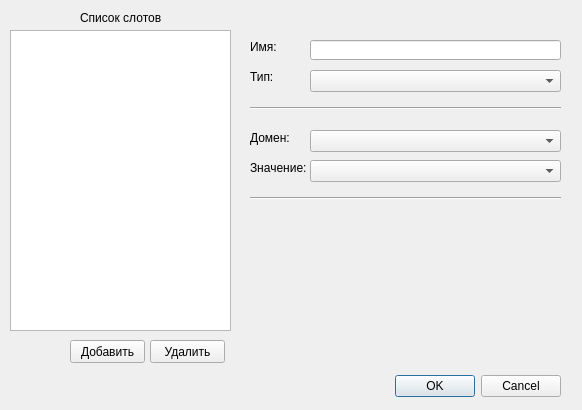
<?xml version="1.0" encoding="UTF-8"?>
<ui version="4.0">
 <class>SlotEditorWnd</class>
 <widget class="QDialog" name="SlotEditorWnd">
  <property name="geometry">
   <rect>
    <x>0</x>
    <y>0</y>
    <width>582</width>
    <height>410</height>
   </rect>
  </property>
  <property name="windowTitle">
   <string>Dialog</string>
  </property>
  <widget class="QDialogButtonBox" name="buttonBox">
   <property name="geometry">
    <rect>
     <x>10</x>
     <y>370</y>
     <width>551</width>
     <height>32</height>
    </rect>
   </property>
   <property name="orientation">
    <enum>Qt::Horizontal</enum>
   </property>
   <property name="standardButtons">
    <set>QDialogButtonBox::Cancel|QDialogButtonBox::Ok</set>
   </property>
  </widget>
  <widget class="QListView" name="lstSlots">
   <property name="geometry">
    <rect>
     <x>10</x>
     <y>30</y>
     <width>221</width>
     <height>301</height>
    </rect>
   </property>
  </widget>
  <widget class="QLabel" name="lblSlotsList">
   <property name="geometry">
    <rect>
     <x>80</x>
     <y>10</y>
     <width>81</width>
     <height>16</height>
    </rect>
   </property>
   <property name="text">
    <string>Список слотов</string>
   </property>
  </widget>
  <widget class="QLabel" name="lblSlotName">
   <property name="geometry">
    <rect>
     <x>250</x>
     <y>40</y>
     <width>46</width>
     <height>13</height>
    </rect>
   </property>
   <property name="text">
    <string>Имя:</string>
   </property>
  </widget>
  <widget class="QComboBox" name="cmbSlotType">
   <property name="geometry">
    <rect>
     <x>310</x>
     <y>70</y>
     <width>251</width>
     <height>22</height>
    </rect>
   </property>
  </widget>
  <widget class="QLabel" name="lblSlotType">
   <property name="geometry">
    <rect>
     <x>250</x>
     <y>70</y>
     <width>46</width>
     <height>13</height>
    </rect>
   </property>
   <property name="text">
    <string>Тип:</string>
   </property>
  </widget>
  <widget class="QLabel" name="lblSlotDomain">
   <property name="geometry">
    <rect>
     <x>250</x>
     <y>130</y>
     <width>46</width>
     <height>16</height>
    </rect>
   </property>
   <property name="text">
    <string>Домен:</string>
   </property>
  </widget>
  <widget class="QComboBox" name="cmbSlotDomain">
   <property name="geometry">
    <rect>
     <x>310</x>
     <y>130</y>
     <width>251</width>
     <height>22</height>
    </rect>
   </property>
  </widget>
  <widget class="QLineEdit" name="lineEdit">
   <property name="geometry">
    <rect>
     <x>310</x>
     <y>40</y>
     <width>251</width>
     <height>20</height>
    </rect>
   </property>
  </widget>
  <widget class="Line" name="line">
   <property name="geometry">
    <rect>
     <x>250</x>
     <y>100</y>
     <width>311</width>
     <height>16</height>
    </rect>
   </property>
   <property name="orientation">
    <enum>Qt::Horizontal</enum>
   </property>
  </widget>
  <widget class="QLabel" name="lblSlotVal">
   <property name="geometry">
    <rect>
     <x>250</x>
     <y>160</y>
     <width>61</width>
     <height>16</height>
    </rect>
   </property>
   <property name="text">
    <string>Значение:</string>
   </property>
  </widget>
  <widget class="QComboBox" name="cmbSlotDomain_2">
   <property name="geometry">
    <rect>
     <x>310</x>
     <y>160</y>
     <width>251</width>
     <height>22</height>
    </rect>
   </property>
  </widget>
  <widget class="QPushButton" name="btnAddSlot">
   <property name="geometry">
    <rect>
     <x>70</x>
     <y>340</y>
     <width>75</width>
     <height>23</height>
    </rect>
   </property>
   <property name="text">
    <string>Добавить</string>
   </property>
  </widget>
  <widget class="QPushButton" name="btnDeleteSlot">
   <property name="geometry">
    <rect>
     <x>150</x>
     <y>340</y>
     <width>75</width>
     <height>23</height>
    </rect>
   </property>
   <property name="text">
    <string>Удалить</string>
   </property>
  </widget>
  <widget class="Line" name="line_2">
   <property name="geometry">
    <rect>
     <x>250</x>
     <y>190</y>
     <width>311</width>
     <height>16</height>
    </rect>
   </property>
   <property name="orientation">
    <enum>Qt::Horizontal</enum>
   </property>
  </widget>
 </widget>
 <resources/>
 <connections>
  <connection>
   <sender>buttonBox</sender>
   <signal>accepted()</signal>
   <receiver>SlotEditorWnd</receiver>
   <slot>accept()</slot>
   <hints>
    <hint type="sourcelabel">
     <x>248</x>
     <y>254</y>
    </hint>
    <hint type="destinationlabel">
     <x>157</x>
     <y>274</y>
    </hint>
   </hints>
  </connection>
  <connection>
   <sender>buttonBox</sender>
   <signal>rejected()</signal>
   <receiver>SlotEditorWnd</receiver>
   <slot>reject()</slot>
   <hints>
    <hint type="sourcelabel">
     <x>316</x>
     <y>260</y>
    </hint>
    <hint type="destinationlabel">
     <x>286</x>
     <y>274</y>
    </hint>
   </hints>
  </connection>
 </connections>
</ui>
